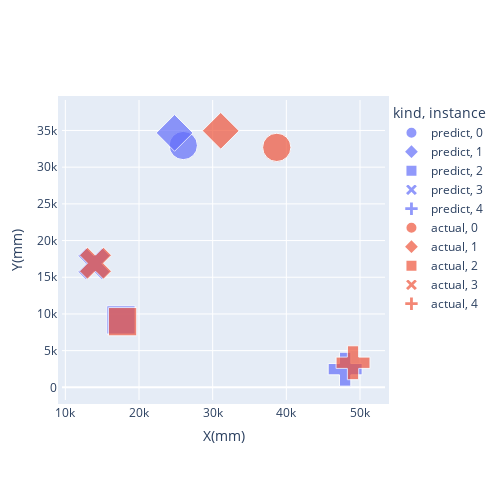

The notebook cell saved with this chart:
### Code cell
from plotly.subplots import make_subplots
import plotly.graph_objects as go
import plotly.express as px


fig=px.scatter(data_frame = validation[0:10]
            ,x = 'x'
            ,y = 'y'
            ,color = 'kind'
            ,symbol="index"  
            ,size=[10,10,10,10,10,10,10,10,10,10] 
            ,labels={
                     "x": "X(mm)",
                     "y": "Y(mm)",
                     "kind": "kind",
                     "index":"instance"
                 },
           )
fig.update_layout(
    autosize=True,
    width=500,
    height=500,
    margin=dict(
        l=50,
        r=50,
        b=100,
        t=100,
        pad=4
    ),
    paper_bgcolor="white",
)

fig.show()
fig.write_image("{}/YX.png".format(model_name_to_save))

### Figure 1 — Plotly figure (JSON) as saved in the notebook; plotly's stock layout.template omitted (floating-point values rounded to 4 significant figures)
{"data": [{"hovertemplate": "kind=predict<br>instance=0<br>X(mm)=%{x}<br>Y(mm)=%{y}<br>size=%{marker.size}<extra></extra>", "legendgroup": "predict, 0", "marker": {"color": "#636efa", "size": [10], "sizemode": "area", "sizeref": 0.025, "symbol": "circle"}, "mode": "markers", "name": "predict, 0", "orientation": "v", "showlegend": true, "type": "scatter", "x": [26010.0], "xaxis": "x", "y": [32950.0], "yaxis": "y"}, {"hovertemplate": "kind=predict<br>instance=1<br>X(mm)=%{x}<br>Y(mm)=%{y}<br>size=%{marker.size}<extra></extra>", "legendgroup": "predict, 1", "marker": {"color": "#636efa", "size": [10], "sizemode": "area", "sizeref": 0.025, "symbol": "diamond"}, "mode": "markers", "name": "predict, 1", "orientation": "v", "showlegend": true, "type": "scatter", "x": [24830.0], "xaxis": "x", "y": [34670.0], "yaxis": "y"}, {"hovertemplate": "kind=predict<br>instance=2<br>X(mm)=%{x}<br>Y(mm)=%{y}<br>size=%{marker.size}<extra></extra>", "legendgroup": "predict, 2", "marker": {"color": "#636efa", "size": [10], "sizemode": "area", "sizeref": 0.025, "symbol": "square"}, "mode": "markers", "name": "predict, 2", "orientation": "v", "showlegend": true, "type": "scatter", "x": [17550.0], "xaxis": "x", "y": [9183.0], "yaxis": "y"}, {"hovertemplate": "kind=predict<br>instance=3<br>X(mm)=%{x}<br>Y(mm)=%{y}<br>size=%{marker.size}<extra></extra>", "legendgroup": "predict, 3", "marker": {"color": "#636efa", "size": [10], "sizemode": "area", "sizeref": 0.025, "symbol": "x"}, "mode": "markers", "name": "predict, 3", "orientation": "v", "showlegend": true, "type": "scatter", "x": [13890.0], "xaxis": "x", "y": [16840.0], "yaxis": "y"}, {"hovertemplate": "kind=predict<br>instance=4<br>X(mm)=%{x}<br>Y(mm)=%{y}<br>size=%{marker.size}<extra></extra>", "legendgroup": "predict, 4", "marker": {"color": "#636efa", "size": [10], "sizemode": "area", "sizeref": 0.025, "symbol": "cross"}, "mode": "markers", "name": "predict, 4", "orientation": "v", "showlegend": true, "type": "scatter", "x": [47980.0], "xaxis": "x", "y": [2471.0], "yaxis": "y"}, {"hovertemplate": "kind=actual<br>instance=0<br>X(mm)=%{x}<br>Y(mm)=%{y}<br>size=%{marker.size}<extra></extra>", "legendgroup": "actual, 0", "marker": {"color": "#EF553B", "size": [10], "sizemode": "area", "sizeref": 0.025, "symbol": "circle"}, "mode": "markers", "name": "actual, 0", "orientation": "v", "showlegend": true, "type": "scatter", "x": [38700.0], "xaxis": "x", "y": [32700.0], "yaxis": "y"}, {"hovertemplate": "kind=actual<br>instance=1<br>X(mm)=%{x}<br>Y(mm)=%{y}<br>size=%{marker.size}<extra></extra>", "legendgroup": "actual, 1", "marker": {"color": "#EF553B", "size": [10], "sizemode": "area", "sizeref": 0.025, "symbol": "diamond"}, "mode": "markers", "name": "actual, 1", "orientation": "v", "showlegend": true, "type": "scatter", "x": [31090.0], "xaxis": "x", "y": [34950.0], "yaxis": "y"}, {"hovertemplate": "kind=actual<br>instance=2<br>X(mm)=%{x}<br>Y(mm)=%{y}<br>size=%{marker.size}<extra></extra>", "legendgroup": "actual, 2", "marker": {"color": "#EF553B", "size": [10], "sizemode": "area", "sizeref": 0.025, "symbol": "square"}, "mode": "markers", "name": "actual, 2", "orientation": "v", "showlegend": true, "type": "scatter", "x": [17780.0], "xaxis": "x", "y": [8941.0], "yaxis": "y"}, {"hovertemplate": "kind=actual<br>instance=3<br>X(mm)=%{x}<br>Y(mm)=%{y}<br>size=%{marker.size}<extra></extra>", "legendgroup": "actual, 3", "marker": {"color": "#EF553B", "size": [10], "sizemode": "area", "sizeref": 0.025, "symbol": "x"}, "mode": "markers", "name": "actual, 3", "orientation": "v", "showlegend": true, "type": "scatter", "x": [14100.0], "xaxis": "x", "y": [16910.0], "yaxis": "y"}, {"hovertemplate": "kind=actual<br>instance=4<br>X(mm)=%{x}<br>Y(mm)=%{y}<br>size=%{marker.size}<extra></extra>", "legendgroup": "actual, 4", "marker": {"color": "#EF553B", "size": [10], "sizemode": "area", "sizeref": 0.025, "symbol": "cross"}, "mode": "markers", "name": "actual, 4", "orientation": "v", "showlegend": true, "type": "scatter", "x": [49050.0], "xaxis": "x", "y": [3348.0], "yaxis": "y"}], "layout": {"autosize": true, "height": 500, "legend": {"itemsizing": "constant", "title": {"text": "kind, instance"}, "tracegroupgap": 0}, "margin": {"b": 100, "l": 50, "pad": 4, "r": 50, "t": 100}, "paper_bgcolor": "white", "width": 500, "xaxis": {"anchor": "y", "autorange": true, "domain": [0, 1], "range": [9472.0, 53470.0], "title": {"text": "X(mm)"}, "type": "linear"}, "yaxis": {"anchor": "x", "autorange": true, "domain": [0, 1], "range": [-1727.0, 39150.0], "title": {"text": "Y(mm)"}, "type": "linear"}}}
